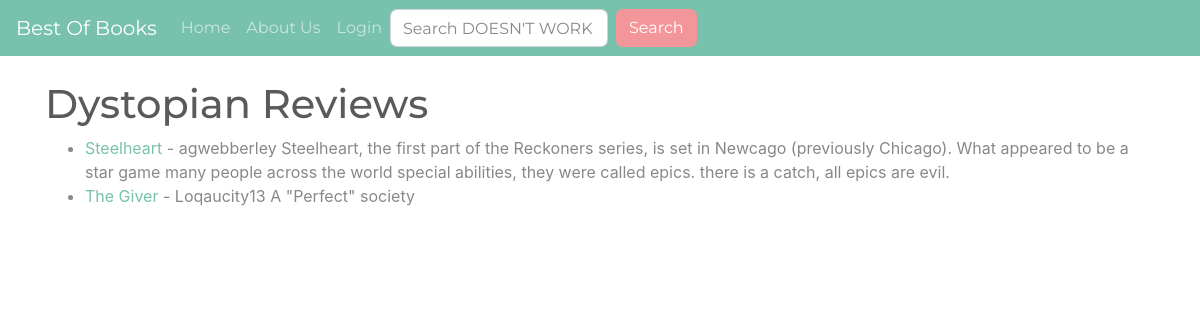
The app's page /genre/dystopian with its own data.
### mainapp/models.py (models this page shows, shortened)
class Post(models.Model):
	title = models.CharField(max_length=255)
	slug = models.SlugField(max_length=255, null=False, unique=True)
	reviewer = models.ForeignKey(User, on_delete=models.CASCADE)
	author = models.CharField(max_length=255)
	pub_date = models.DateField()
	genre = models.CharField(max_length=255)
	should_know = models.CharField(max_length=500)
	snippit = models.CharField(max_length=255)
	body = models.TextField()

### mainapp/views.py (the view)
# urls.py: path('genre/<str:genres>', GenreView, name="genre"),
def GenreView(request, genres):
	genre_posts = Post.objects.filter(genre=genres)
	return render(request, 'genres.html', {"genres":genres.title(), 'genre_posts':genre_posts})

### mainapp/templates/genres.html (shortened to what this page needs)
{% extends 'base.html' %}
{% block content %}
{% if genre_posts %}
<h1>{{ genres }} Reviews</h1>
<ul>
{% for post in genre_posts %}
	<li><a href="{% url 'article-detail' post.slug  %}">{{ post.title }}</a> - {{ post.reviewer }}
	{{ post.snippit}}</li>
{% endfor %}
</ul>
{% else %}
<h2>Sorry this page does not exist...</h2>
{% endif%}
{% endblock %}

### records on screen
Post: title "Steelheart", reviewer "agwebberley", snippit "Steelheart, the first part of the Reckoners series, is set in Newcago (previously Chicago). What appeared to be a star game many people across the world special abilities, they were called epics. there is a catch, all epics are evil."
Post: title "The Giver", reviewer "Loqaucity13", snippit "A \"Perfect\" society"

### other values on screen
{{ genres }} "Dystopian"
